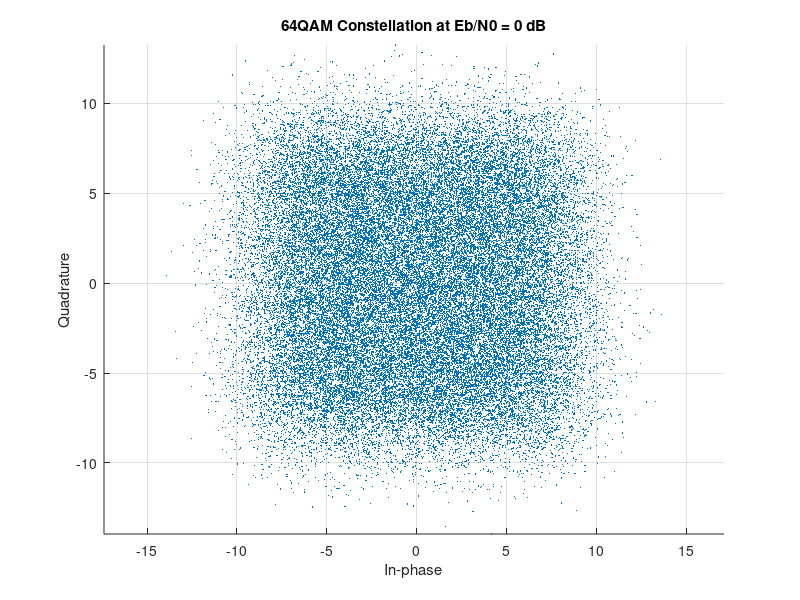
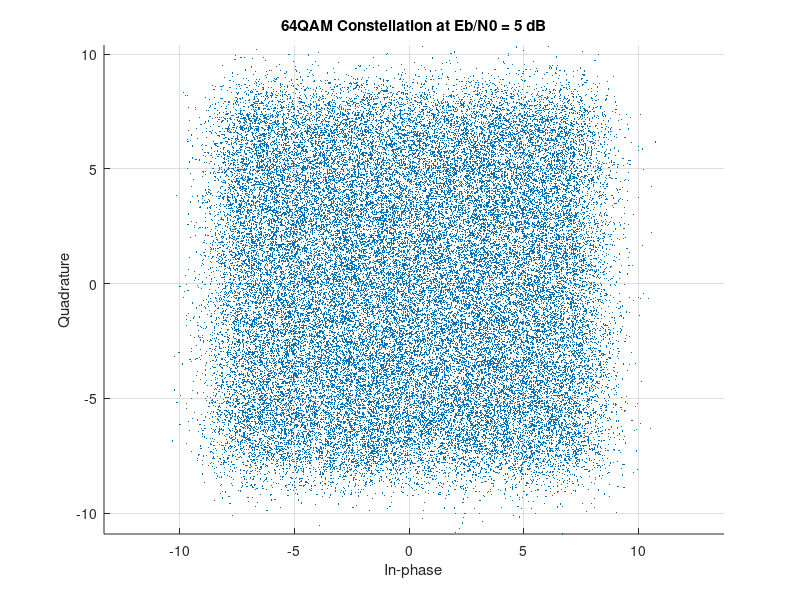
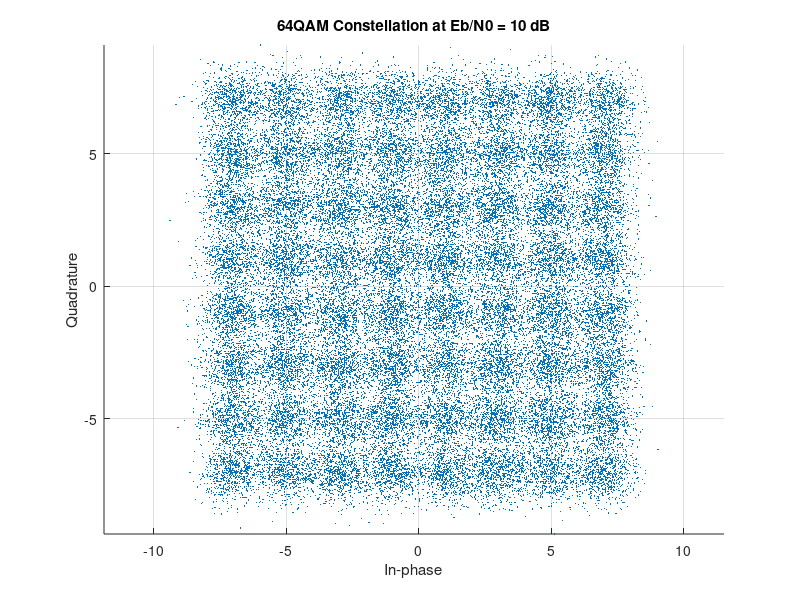
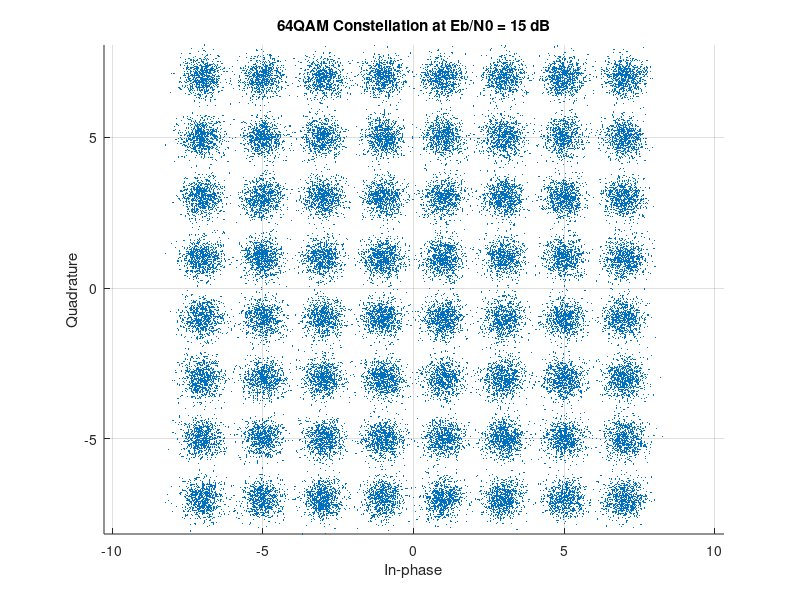

Source code (MATLAB) for these figures, in order: (Note: this script raises an error after producing the figures.)
%% Stage 1: 64QAM Transmitter, Constellation (Eb/N0=10 dB), Lowpass PSD
% -----------------------------
% Initialization and parameters
% -----------------------------
Number_symbols    = 1e5;
k                 = 6;         % bits/symbol for 64QAM
Number_bits       = k*Number_symbols;
Carrier_frequency = 1e6;       % 1 MHz
Sampling_frequency= 3*Carrier_frequency;
Symbol_rate       = 1e5;       % 100 kSym/s

% -----------------------------
% Generate bit stream (serial)
% -----------------------------
bits = randi([0 1], Number_bits, 1);

% -------------------------------------------
% 1:6 Serial to Parallel (6 bits per symbol)
% -------------------------------------------
bits6 = reshape(bits, 6, []).';     % [Nsym x 6]
bitsI = bits6(:,1:3);               % I-branch (3 bits)
bitsQ = bits6(:,4:6);               % Q-branch (3 bits)

% ---------------------------------------------------------
% 8-PAM Gray mapping per branch: levels ±1, ±3, ±5, ±7
% ---------------------------------------------------------
levels8   = [-7 -5 -3 -1 1 3 5 7];                % ascending amplitudes
grayLUT8  = [0 1 3 2 6 7 5 4];     %[000 001 011 010 110 111 101 100]  binary->Gray for 3 bits
invGray8  = zeros(1,8); invGray8(grayLUT8+1) = 0:7; % Gray->binary

% Binary index from 3 bits (MSB..LSB)
bI = bitsI(:,1)*4 + bitsI(:,2)*2 + bitsI(:,3);
bQ = bitsQ(:,1)*4 + bitsQ(:,2)*2 + bitsQ(:,3);

% Gray index and amplitudes
gI = grayLUT8(bI+1).';
gQ = grayLUT8(bQ+1).';
I  = levels8(gI+1).';
Q  = levels8(gQ+1).';

% -----------------------------
% Complex envelope s(n) = I + jQ
% -----------------------------
s = I + 1j*Q;

% ------------------------------------------------
% Eb from constellation average (exact Es = 42)
% ------------------------------------------------
[Igrid,Qgrid] = meshgrid(levels8, levels8);
constPoints   = Igrid(:) + 1j*Qgrid(:);
Es            = mean(abs(constPoints).^2);  % = 42 exactly
Eb            = Es / k;

% ---------------------------------------
% AWGN at Eb/N0 = 0,5,10,15,20 dB and constellation
% ---------------------------------------
EbN0_dB_list = [0 5 10 15 20];     % dB
Nsnap        = min(5e4, numel(s)); % number of points to plot

for i = 1:numel(EbN0_dB_list)
    EbN0_dB  = EbN0_dB_list(i);
    EbN0_lin = 10^(EbN0_dB/10);
    N0       = Eb / EbN0_lin;             % Eb/N0 -> N0
    sigma2   = N0/2;                      % per real dimension (baseband)
    w        = sqrt(sigma2).*(randn(size(s)) + 1j*randn(size(s)));
    r_i      = s + w;                     % noisy constellation at this Eb/N0

    figure;
    scatter(real(r_i(1:Nsnap)), imag(r_i(1:Nsnap)), 7, '.'); grid on; axis equal;
    title(sprintf('64QAM Constellation at Eb/N0 = %g dB', EbN0_dB));
    xlabel('In-phase'); ylabel('Quadrature');
end

% -------------------------------------------
% Lowpass-equivalent PSD via periodogram
% -------------------------------------------
Lup   = 4;                          % upsample factor for discrete-time PSD
s_up  = upsample(s, Lup);           % insert zeros
B     = fir1(51, 1/Lup);            % simple interpolation LPF
s_lpf = filter(B, 1, [s_up; zeros(100,1)]);

Fs_lp = Symbol_rate * Lup;
[Px, f] = periodogram(s_lpf, [], 4096, Fs_lp, 'centered');
figure; plot(f/1e3, 10*log10(Px+eps), 'LineWidth', 1.2); grid on;
xlabel('Frequency (kHz)'); ylabel('PSD (dB/Hz)');
title('Lowpass-equivalent PSD of 64QAM');


% ----- Bonus: passband upconversion -----
try
    % Resample baseband to RF sampling rate if needed
    s_rf = resample(s_lpf, Sampling_frequency, Fs_lp);
    t    = (0:length(s_rf)-1).' / Sampling_frequency;
    xRF  = real(s_rf).*cos(2*pi*Carrier_frequency*t) - imag(s_rf).*sin(2*pi*Carrier_frequency*t);

    [PxRF, fRF] = periodogram(xRF, [], 8192, Sampling_frequency, 'centered');
    figure; plot(fRF/1e6, 10*log10(PxRF+eps), 'LineWidth', 1.2); grid on;
    xlabel('Frequency (MHz)'); ylabel('PSD (dB/Hz)');
    title('Passband PSD at fc = 1 MHz');
catch
    warning('resample() unavailable; skip passband plot');
end


%% Stage 2: 64QAM Receiver and BER Curve (with theory overlay)

% -----------------------------
% Simulation parameters
% -----------------------------
Number_symbols = 2e5;     
k              = 6;                    % bits/symbol for 64QAM
Number_bits    = k*Number_symbols;
EbN0_range     = 0:20;                 % in dB
BER            = [];                   % will store BER per Eb/N0 point

% -----------------------------------------
% Constellation and Gray coding (per axis)
% -----------------------------------------
levels8  = [-7 -5 -3 -1 1 3 5 7];              % 8-PAM amplitudes (I and Q)
grayLUT8 = [0 1 3 2 6 7 5 4];                  % binary->Gray (3-bit)
invGray8 = zeros(1,8); invGray8(grayLUT8+1) = 0:7;  % Gray->binary

% -----------------------------------------
% Compute Es and Eb from the constellation
% -----------------------------------------
[Igrid, Qgrid] = meshgrid(levels8, levels8);
Es = mean(abs(Igrid(:) + 1j*Qgrid(:)).^2);     % exact average Es (=42)
Eb = Es / k;                                   % bit energy for 64QAM

% -----------------------------------------
% Sanity check: noiseless channel (Eb/N0=inf)
% -----------------------------------------
% TX: bits -> symbols
bits = randi([0 1], Number_bits, 1);
b6   = reshape(bits, 6, []).';
bitsI = b6(:,1:3); bitsQ = b6(:,4:6);
bI = bitsI(:,1)*4 + bitsI(:,2)*2 + bitsI(:,3);
bQ = bitsQ(:,1)*4 + bitsQ(:,2)*2 + bitsQ(:,3);
gI = grayLUT8(bI+1).'; gQ = grayLUT8(bQ+1).';
s  = levels8(gI+1).' + 1j*levels8(gQ+1).';

% RX: r = s (noiseless)
r = s;

% Demap by nearest-level slicing per axis
[~,idxI] = min(abs(real(r) - levels8), [], 2);
[~,idxQ] = min(abs(imag(r) - levels8), [], 2);

gIh = idxI-1; gQh = idxQ-1;              % Gray indices 0..7
bIh = invGray8(gIh+1).'; bQh = invGray8(gQh+1).';

% Convert 0..7 to 3 bits (MSB..LSB)
recI = [floor(bIh/4), floor(mod(bIh,4)/2), mod(bIh,2)];
recQ = [floor(bQh/4), floor(mod(bQh,4)/2), mod(bQh,2)];
rx_bits_noiseless = reshape([recI recQ].', [], 1);

errors0 = sum(bits ~= rx_bits_noiseless);
assert(errors0==0, 'Noiseless receiver failed (nonzero errors).');

% -----------------------------------------
% BER loop over Eb/N0 = 0:20 dB
% -----------------------------------------
BER = zeros(numel(EbN0_range),1);
firstZeroBER = NaN;

for idx = 1:numel(EbN0_range)
    EbN0_dB  = EbN0_range(idx);
    EbN0_lin = 10.^(EbN0_dB/10);
    N0       = Eb / EbN0_lin;                  % from Eb/N0 definition
    sigma2   = N0/2;                           % per real dimension

    % TX: fresh bits for this Eb/N0
    bits = randi([0 1], Number_bits, 1);
    b6   = reshape(bits, 6, []).';
    bitsI = b6(:,1:3); bitsQ = b6(:,4:6);
    bI = bitsI(:,1)*4 + bitsI(:,2)*2 + bitsI(:,3);
    bQ = bitsQ(:,1)*4 + bitsQ(:,2)*2 + bitsQ(:,3);
    gI = grayLUT8(bI+1).'; gQ = grayLUT8(bQ+1).';
    s  = levels8(gI+1).' + 1j*levels8(gQ+1).';

    % AWGN
    w = sqrt(sigma2).*(randn(Number_symbols,1) + 1j*randn(Number_symbols,1));
    r = s + w;

    % RX: nearest-level slicing per axis
    [~,idxI] = min(abs(real(r) - levels8), [], 2);
    [~,idxQ] = min(abs(imag(r) - levels8), [], 2);

    gIh = idxI-1; gQh = idxQ-1;
    bIh = invGray8(gIh+1).'; bQh = invGray8(gQh+1).';

    recI = [floor(bIh/4), floor(mod(bIh,4)/2), mod(bIh,2)];
    recQ = [floor(bQh/4), floor(mod(bQh,4)/2), mod(bQh,2)];
    rx_bits = reshape([recI recQ].', [], 1);

    errors = sum(bits ~= rx_bits);
    BER(idx) = errors/Number_bits;

    if BER(idx)==0 && isnan(firstZeroBER)
        firstZeroBER = EbN0_dB;
    end
end

% -----------------------------------------
% Theoretical 64QAM BER (Gray, square, AWGN)
% Pb ≈ (4/k)*(1-1/sqrt(M)) * Q( sqrt(3*k/(M-1)*Eb/N0) )
% Q(x) = 0.5*erfc(x/sqrt(2))
% -----------------------------------------
M = 64;
ebn0 = 10.^(EbN0_range/10);
Pb_th = (4/k).*(1-1/sqrt(M)).*0.5.*erfc( sqrt( 3*k/(M-1).*ebn0 )/sqrt(2) );

% -----------------------------------------
% Plot BER (sim vs theory) and report zero-BER SNR
% -----------------------------------------
figure;
semilogy(EbN0_range, BER, 'o-','LineWidth',1.6); grid on; hold on;
semilogy(EbN0_range, Pb_th, '--','LineWidth',1.8);
xlabel('Eb/N0 (dB)'); ylabel('BER');
title('64QAM BER vs Eb/N0: Simulation Vs Theory');
legend('Simulation','Theory','Location','southwest');

if ~isnan(firstZeroBER)
    fprintf('First Eb/N0 with zero BER (simulation): %.1f dB\n', firstZeroBER);
else
    fprintf('No zero-BER point observed in 0..20 dB range.\n');
end


%% Bonus: 16QAM BER curve and power-efficiency comparison vs 64QAM
% Gray-coded 4-PAM per axis for 16QAM, nearest-level slicing with bsxfun

rng default;

EbN0_range = 0:20;                 % dB
Ns_bns     = 2e5;                  % symbols per SNR for bonus (adjust as needed)
targetBER  = 1e-3;                 % Target BER for comparison

% ---- 16QAM definitions ----
levels4   = [-3 -1 1 3];           % 4-PAM levels per axis
grayLUT4  = [0 1 3 2];             % binary->Gray (2-bit)
invGray4  = zeros(1,4); invGray4(grayLUT4+1) = 0:3;  % Gray->binary
k16       = 4;  M16 = 16;

[I4,Q4]   = meshgrid(levels4, levels4);
Es16      = mean(abs(I4(:)+1j*Q4(:)).^2);     % average symbol energy
Eb16      = Es16/k16;

BER16     = zeros(numel(EbN0_range),1);

for ii = 1:numel(EbN0_range)
    EbN0_dB  = EbN0_range(ii);
    EbN0_lin = 10^(EbN0_dB/10);
    N0       = Eb16 / EbN0_lin;
    sigma2   = N0/2;

    % TX: random bits -> Gray 4-PAM per axis
    bits = randi([0 1], Ns_bns*k16, 1);
    b4   = reshape(bits, 4, []).';
    bI   = b4(:,1)*2 + b4(:,2);                % binary index 0..3
    bQ   = b4(:,3)*2 + b4(:,4);
    gI   = grayLUT4(bI+1).'; gQ = grayLUT4(bQ+1).';
    s16  = levels4(gI+1).' + 1j*levels4(gQ+1).';

    % AWGN
    w    = sqrt(sigma2).*(randn(Ns_bns,1)+1j*randn(Ns_bns,1));
    r16  = s16 + w;

    % RX: nearest-level slicer per axis (safe on all releases via bsxfun)
    [~,idxI] = min(abs(bsxfun(@minus, real(r16), levels4)), [], 2);
    [~,idxQ] = min(abs(bsxfun(@minus, imag(r16), levels4)), [], 2);
    gIh = idxI-1; gQh = idxQ-1;                % Gray indices 0..3
    bIh = invGray4(gIh+1).'; bQh = invGray4(gQh+1).';

    % binary index -> 2 bits (MSB..LSB)
    recI = [floor(bIh/2), mod(bIh,2)];       % [MSB, LSB]
    recQ = [floor(bQh/2), mod(bQh,2)];
    rx_bits = reshape([recI recQ].', [], 1);

    BER16(ii) = mean(rx_bits ~= bits);
end

% ---- 64QAM theory for comparison (reuse your 64QAM sim or theory) ----
k64   = 6;  M64 = 64;
ebn0  = 10.^(EbN0_range/10);
Pb16  = (4/k16).*(1-1/sqrt(M16)).*0.5.*erfc( sqrt( 3*k16/(M16-1).*ebn0 )/sqrt(2) );
Pb64  = (4/k64).*(1-1/sqrt(M64)).*0.5.*erfc( sqrt( 3*k64/(M64-1).*ebn0 )/sqrt(2) );

% ---- Plots: 16QAM Sim vs Theory ----
figure; semilogy(EbN0_range, BER16, 'o-','LineWidth',1.5); grid on; hold on;
semilogy(EbN0_range, Pb16,  '--','LineWidth',1.8);
xlabel('Eb/N0 (dB)'); ylabel('BER');
title('16QAM BER vs Eb/N0: Simulation and Theory');
legend('16QAM Simulation','16QAM Theory','Location','southwest');

% ---- Power-efficiency comparison at target BER ----
% Use interp1 on theory to read off Eb/N0 where BER equals target
EbN0_16 = interp1(Pb16, EbN0_range, targetBER, 'linear', 'extrap');
EbN0_64 = interp1(Pb64, EbN0_range, targetBER, 'linear', 'extrap');
fprintf('At BER = %.1e: 16QAM requires ~%.2f dB, 64QAM requires ~%.2f dB; delta = %.2f dB (theory)\n', ...
        targetBER, EbN0_16, EbN0_64, EbN0_64 - EbN0_16);
